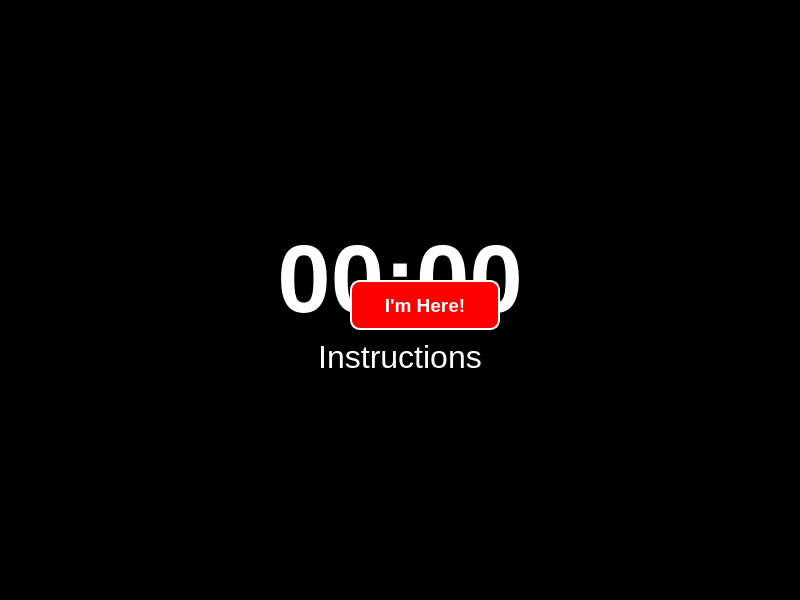
<?xml version="1.0" encoding="UTF-8"?>
<ui version="4.0">
 <class>Detention</class>
 <widget class="QDialog" name="Detention">
  <property name="geometry">
   <rect>
    <x>0</x>
    <y>0</y>
    <width>800</width>
    <height>600</height>
   </rect>
  </property>
  <property name="windowTitle">
   <string>Detention</string>
  </property>
  <property name="styleSheet">
   <string notr="true">background-color: black; color: white;</string>
  </property>
  <layout class="QVBoxLayout" name="verticalLayout">
   <item>
    <spacer name="verticalSpacer">
     <property name="orientation">
      <enum>Qt::Vertical</enum>
     </property>
     <property name="sizeHint" stdset="0">
      <size>
       <width>20</width>
       <height>40</height>
      </size>
     </property>
    </spacer>
   </item>
   <item>
    <widget class="QLabel" name="lbl_Time">
     <property name="font">
      <font>
       <pointsize>72</pointsize>
       <bold>true</bold>
      </font>
     </property>
     <property name="text">
      <string>00:00</string>
     </property>
     <property name="alignment">
      <set>Qt::AlignCenter</set>
     </property>
    </widget>
   </item>
   <item>
    <widget class="QLabel" name="lbl_Instructions">
     <property name="font">
      <font>
       <pointsize>24</pointsize>
      </font>
     </property>
     <property name="text">
      <string>Instructions</string>
     </property>
     <property name="alignment">
      <set>Qt::AlignCenter</set>
     </property>
     <property name="wordWrap">
      <bool>true</bool>
     </property>
    </widget>
   </item>
   <item>
    <spacer name="verticalSpacer_2">
     <property name="orientation">
      <enum>Qt::Vertical</enum>
     </property>
     <property name="sizeHint" stdset="0">
      <size>
       <width>20</width>
       <height>40</height>
      </size>
     </property>
    </spacer>
   </item>
  </layout>
  <widget class="QPushButton" name="btn_Check">
   <property name="geometry">
    <rect>
     <x>350</x>
     <y>280</y>
     <width>150</width>
     <height>50</height>
    </rect>
   </property>
   <property name="font">
    <font>
     <pointsize>14</pointsize>
     <bold>true</bold>
    </font>
   </property>
   <property name="styleSheet">
    <string notr="true">background-color: red; color: white; border: 2px solid white; border-radius: 10px;</string>
   </property>
   <property name="text">
    <string>I'm Here!</string>
   </property>
   <property name="visible">
    <bool>false</bool>
   </property>
  </widget>
 </widget>
 <resources/>
 <connections/>
</ui>
